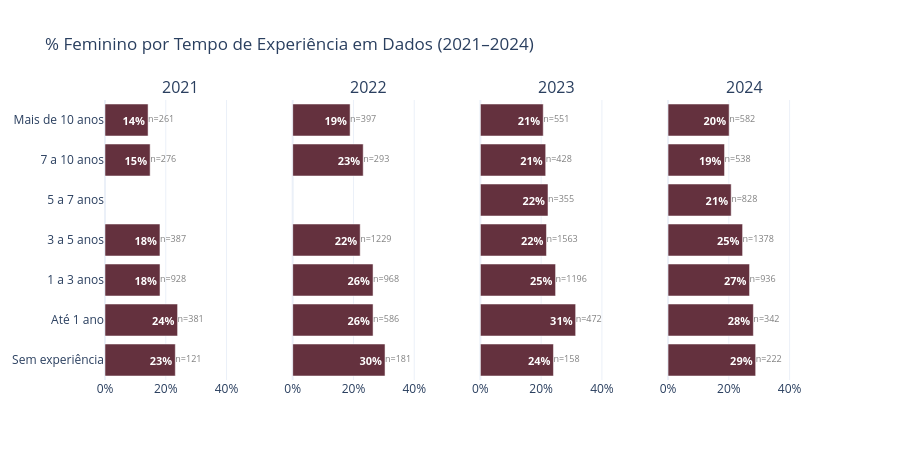

Notebook code for this chart:
### Markdown cell above
### 2.7 — Experiência na área de dados por gênero

### Code cell
BINS_EXPERIENCIA = [-0.01, 0.01, 1, 3, 5, 7, 10, np.inf]
LABELS_EXPERIENCIA = [
    'Sem experiência', 'Até 1 ano', '1 a 3 anos',
    '3 a 5 anos', '5 a 7 anos', '7 a 10 anos', 'Mais de 10 anos',
]

df['experiencia_faixa'] = pd.cut(
    df['tempo_area_dados_anos'], bins=BINS_EXPERIENCIA,
    labels=LABELS_EXPERIENCIA, right=True,
)

cobertura_tempo = pd.crosstab(df['experiencia_faixa'], df['ano_pesquisa']).reindex(LABELS_EXPERIENCIA)
print('Cobertura de experiencia_faixa por ano:')
print(cobertura_tempo)

fig = subplots_pct_fem(
    df[df['experiencia_faixa'].notna()],
    'experiencia_faixa',
    LABELS_EXPERIENCIA,
    '% Feminino por Tempo de Experiência em Dados (2021–2024)',
    height=460,
)
fig.show()

### Figure 1 — Plotly figure (JSON) as saved in the notebook; plotly's stock layout.template omitted (floating-point values rounded to 4 significant figures)
{"data": [{"customdata": [121, 381, 928, 387, 0, 276, 261], "hovertemplate": "%{y}: %{x:.1f}% feminino (n=%{customdata})<extra></extra>", "marker": {"color": "#64313E"}, "orientation": "h", "showlegend": false, "text": ["<b>23%</b>", "<b>24%</b>", "<b>18%</b>", "<b>18%</b>", "", "<b>15%</b>", "<b>14%</b>"], "textfont": {"color": "white", "size": 11}, "textposition": "inside", "type": "bar", "x": [23.14, 23.88, 18.1, 18.09, null, 14.86, 14.18], "xaxis": "x", "y": ["Sem experiência", "Até 1 ano", "1 a 3 anos", "3 a 5 anos", "5 a 7 anos", "7 a 10 anos", "Mais de 10 anos"], "yaxis": "y"}, {"mode": "text", "showlegend": false, "text": ["n=121", "n=381", "n=928", "n=387", "n=0", "n=276", "n=261"], "textfont": {"color": "gray", "size": 9}, "textposition": "middle right", "type": "scatter", "x": [23.14, 23.88, 18.1, 18.09, null, 14.86, 14.18], "xaxis": "x", "y": ["Sem experiência", "Até 1 ano", "1 a 3 anos", "3 a 5 anos", "5 a 7 anos", "7 a 10 anos", "Mais de 10 anos"], "yaxis": "y"}, {"customdata": [181, 586, 968, 1229, 0, 293, 397], "hovertemplate": "%{y}: %{x:.1f}% feminino (n=%{customdata})<extra></extra>", "marker": {"color": "#64313E"}, "orientation": "h", "showlegend": false, "text": ["<b>30%</b>", "<b>26%</b>", "<b>26%</b>", "<b>22%</b>", "", "<b>23%</b>", "<b>19%</b>"], "textfont": {"color": "white", "size": 11}, "textposition": "inside", "type": "bar", "x": [30.39, 26.45, 26.45, 22.21, null, 23.21, 18.89], "xaxis": "x2", "y": ["Sem experiência", "Até 1 ano", "1 a 3 anos", "3 a 5 anos", "5 a 7 anos", "7 a 10 anos", "Mais de 10 anos"], "yaxis": "y2"}, {"mode": "text", "showlegend": false, "text": ["n=181", "n=586", "n=968", "n=1229", "n=0", "n=293", "n=397"], "textfont": {"color": "gray", "size": 9}, "textposition": "middle right", "type": "scatter", "x": [30.39, 26.45, 26.45, 22.21, null, 23.21, 18.89], "xaxis": "x2", "y": ["Sem experiência", "Até 1 ano", "1 a 3 anos", "3 a 5 anos", "5 a 7 anos", "7 a 10 anos", "Mais de 10 anos"], "yaxis": "y2"}, {"customdata": [158, 472, 1196, 1563, 355, 428, 551], "hovertemplate": "%{y}: %{x:.1f}% feminino (n=%{customdata})<extra></extra>", "marker": {"color": "#64313E"}, "orientation": "h", "showlegend": false, "text": ["<b>24%</b>", "<b>31%</b>", "<b>25%</b>", "<b>22%</b>", "<b>22%</b>", "<b>21%</b>", "<b>21%</b>"], "textfont": {"color": "white", "size": 11}, "textposition": "inside", "type": "bar", "x": [24.05, 31.36, 24.75, 21.75, 22.25, 21.5, 20.69], "xaxis": "x3", "y": ["Sem experiência", "Até 1 ano", "1 a 3 anos", "3 a 5 anos", "5 a 7 anos", "7 a 10 anos", "Mais de 10 anos"], "yaxis": "y3"}, {"mode": "text", "showlegend": false, "text": ["n=158", "n=472", "n=1196", "n=1563", "n=355", "n=428", "n=551"], "textfont": {"color": "gray", "size": 9}, "textposition": "middle right", "type": "scatter", "x": [24.05, 31.36, 24.75, 21.75, 22.25, 21.5, 20.69], "xaxis": "x3", "y": ["Sem experiência", "Até 1 ano", "1 a 3 anos", "3 a 5 anos", "5 a 7 anos", "7 a 10 anos", "Mais de 10 anos"], "yaxis": "y3"}, {"customdata": [222, 342, 936, 1378, 828, 538, 582], "hovertemplate": "%{y}: %{x:.1f}% feminino (n=%{customdata})<extra></extra>", "marker": {"color": "#64313E"}, "orientation": "h", "showlegend": false, "text": ["<b>29%</b>", "<b>28%</b>", "<b>27%</b>", "<b>25%</b>", "<b>21%</b>", "<b>19%</b>", "<b>20%</b>"], "textfont": {"color": "white", "size": 11}, "textposition": "inside", "type": "bar", "x": [28.83, 28.07, 26.82, 24.53, 20.77, 18.59, 20.1], "xaxis": "x4", "y": ["Sem experiência", "Até 1 ano", "1 a 3 anos", "3 a 5 anos", "5 a 7 anos", "7 a 10 anos", "Mais de 10 anos"], "yaxis": "y4"}, {"mode": "text", "showlegend": false, "text": ["n=222", "n=342", "n=936", "n=1378", "n=828", "n=538", "n=582"], "textfont": {"color": "gray", "size": 9}, "textposition": "middle right", "type": "scatter", "x": [28.83, 28.07, 26.82, 24.53, 20.77, 18.59, 20.1], "xaxis": "x4", "y": ["Sem experiência", "Até 1 ano", "1 a 3 anos", "3 a 5 anos", "5 a 7 anos", "7 a 10 anos", "Mais de 10 anos"], "yaxis": "y4"}], "layout": {"annotations": [{"font": {"size": 16}, "showarrow": false, "text": "2021", "x": 0.1062, "xanchor": "center", "xref": "paper", "y": 1, "yanchor": "bottom", "yref": "paper"}, {"font": {"size": 16}, "showarrow": false, "text": "2022", "x": 0.3688, "xanchor": "center", "xref": "paper", "y": 1, "yanchor": "bottom", "yref": "paper"}, {"font": {"size": 16}, "showarrow": false, "text": "2023", "x": 0.6313, "xanchor": "center", "xref": "paper", "y": 1, "yanchor": "bottom", "yref": "paper"}, {"font": {"size": 16}, "showarrow": false, "text": "2024", "x": 0.8938, "xanchor": "center", "xref": "paper", "y": 1, "yanchor": "bottom", "yref": "paper"}], "height": 460, "legend": {"orientation": "h", "x": 1, "xanchor": "right", "y": 1.02}, "title": {"text": "% Feminino por Tempo de Experiência em Dados (2021–2024)"}, "xaxis": {"anchor": "y", "domain": [0, 0.2125], "range": [0, 50], "ticksuffix": "%"}, "xaxis2": {"anchor": "y2", "domain": [0.2625, 0.475], "range": [0, 50], "ticksuffix": "%"}, "xaxis3": {"anchor": "y3", "domain": [0.525, 0.7375], "range": [0, 50], "ticksuffix": "%"}, "xaxis4": {"anchor": "y4", "domain": [0.7875, 1], "range": [0, 50], "ticksuffix": "%"}, "yaxis": {"anchor": "x", "domain": [0, 1]}, "yaxis2": {"anchor": "x2", "domain": [0, 1], "matches": "y", "showticklabels": false}, "yaxis3": {"anchor": "x3", "domain": [0, 1], "matches": "y", "showticklabels": false}, "yaxis4": {"anchor": "x4", "domain": [0, 1], "matches": "y", "showticklabels": false}}}
